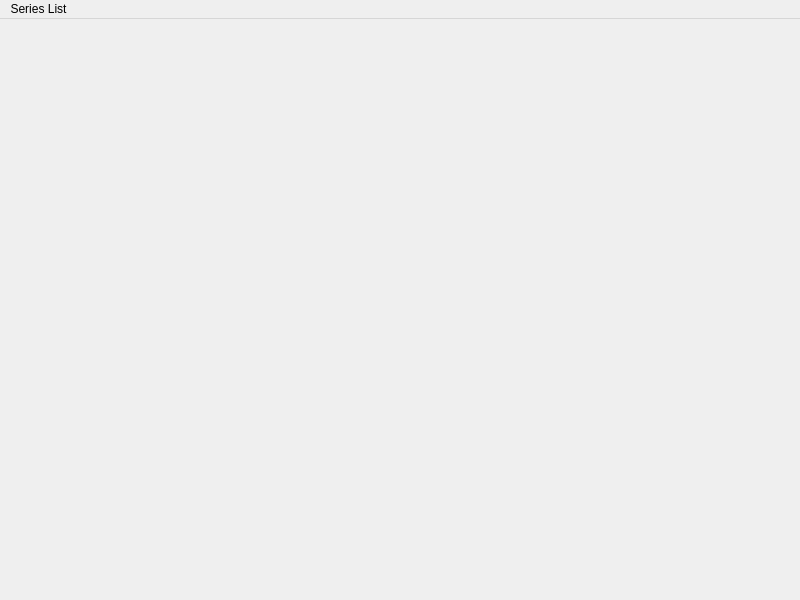
<?xml version="1.0" encoding="UTF-8"?>
<ui version="4.0">
 <class>MainWindow</class>
 <widget class="QMainWindow" name="MainWindow">
  <property name="geometry">
   <rect>
    <x>0</x>
    <y>0</y>
    <width>800</width>
    <height>600</height>
   </rect>
  </property>
  <property name="windowTitle">
   <string>MainWindow</string>
  </property>
  <widget class="QWidget" name="centralwidget"/>
  <widget class="QMenuBar" name="menubar">
   <property name="geometry">
    <rect>
     <x>0</x>
     <y>0</y>
     <width>800</width>
     <height>25</height>
    </rect>
   </property>
   <widget class="QMenu" name="menuSeries_list">
    <property name="title">
     <string>Series List</string>
    </property>
    <addaction name="actionSettings"/>
    <addaction name="actionOpenDownloads"/>
    <addaction name="actionExit"/>
   </widget>
   <addaction name="menuSeries_list"/>
  </widget>
  <action name="actionSettings">
   <property name="text">
    <string>Settings</string>
   </property>
  </action>
  <action name="actionExit">
   <property name="text">
    <string>Exit</string>
   </property>
  </action>
  <action name="actionOpenDownloads">
   <property name="text">
    <string>Open downloads path</string>
   </property>
  </action>
 </widget>
 <resources/>
 <connections/>
</ui>
